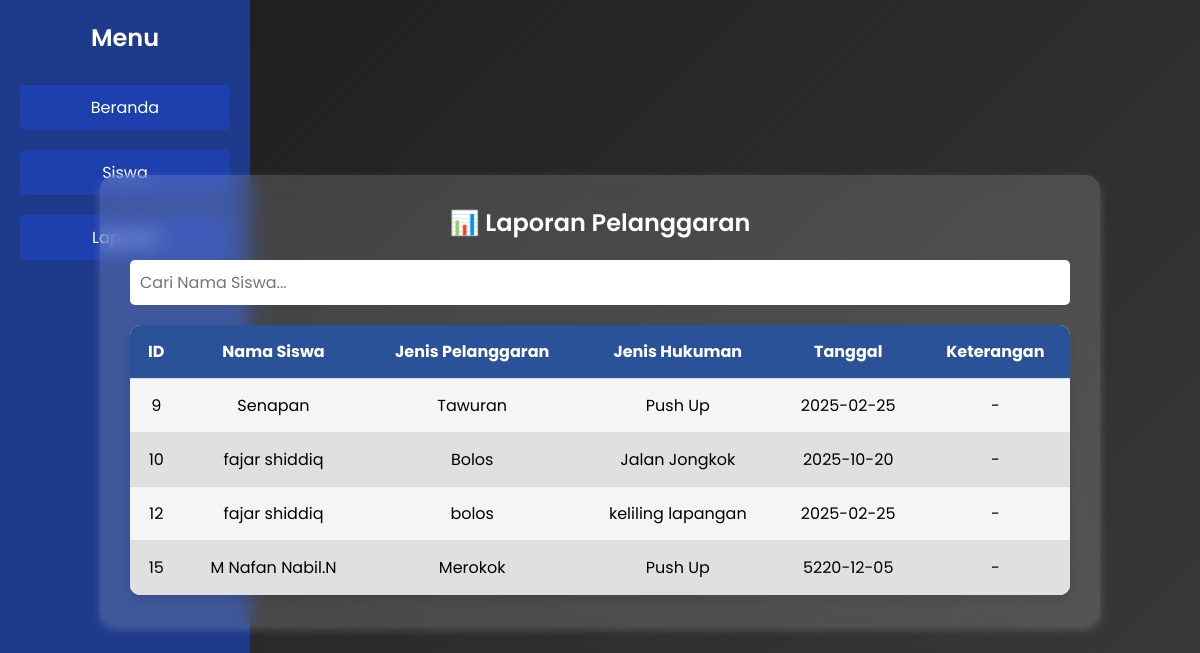
Page /pelanggaran_siswa/laporan_guru.php on the committed database.
### tables this page shows
CREATE TABLE `pelanggaran` (
  `id` int(11) NOT NULL,
  `id_siswa` int(11) NOT NULL,
  `jenis_pelanggaran` varchar(255) NOT NULL,
  `tanggal` date NOT NULL,
  `keterangan` text DEFAULT NULL,
  `jenis_hukuman` varchar(255) DEFAULT NULL,
  `id_hukuman` int(11) DEFAULT NULL
);

CREATE TABLE `siswa` (
  `id` int(11) NOT NULL,
  `nis` int(20) NOT NULL,
  `nama` varchar(100) NOT NULL,
  `kelas` enum('10','11','12') NOT NULL,
  `jurusan` enum('RPL 1','RPL 2','AP 1','AP 2','AP 3','AP 4','AK 1','AK 2','AK 3','AK 4','PS 1','PS 2','PS 3','PS 4') NOT NULL,
  `jenis_kelamin` enum('Laki-laki','Perempuan') NOT NULL
);

CREATE TABLE `jenis_hukuman` (
  `id` int(11) NOT NULL,
  `nama` varchar(100) NOT NULL
);

### pelanggaran_siswa/laporan_guru.php (the view, shortened to what this page needs)
<!DOCTYPE html>
<html lang="id">
<head>
</head>
<body>
    <div class="sidebar">
        <h2>Menu</h2>
        <a href="dashboard_guru.php"> Beranda</a>
        <a href="manajemen_siswa.php"> Siswa</a>
        <a href="laporan_guru.php">Laporan</a>
    </div>
    <div class="container">
        <h2>📊 Laporan Pelanggaran</h2>
        <div class="search-box">
            <input type="text" id="searchInput" placeholder="Cari Nama Siswa..." onkeyup="filterTable()">
        </div>
        <table id="pelanggaranTable">
            <thead>
                <tr>
                    <th>ID</th>
                    <th>Nama Siswa</th>
                    <th>Jenis Pelanggaran</th>
                    <th>Jenis Hukuman</th>
                    <th>Tanggal</th>
                    <th>Keterangan</th>
                </tr>
            </thead>
            <tbody>
                <?php
                $conn = mysqli_connect("localhost", "root", "", "pelanggaran_siswa");
                $query = "SELECT p.id, s.nama AS nama_siswa, p.jenis_pelanggaran, h.nama AS jenis_hukuman, p.tanggal, p.keterangan
                          FROM pelanggaran p
                          JOIN siswa s ON p.id_siswa = s.id
                          JOIN jenis_hukuman h ON p.id_hukuman = h.id";
                $result = mysqli_query($conn, $query);
                if (mysqli_num_rows($result) > 0) {
                    while ($row = mysqli_fetch_assoc($result)) {
                        echo "<tr>";
                        echo "<td>" . htmlspecialchars($row['id']) . "</td>";
                        echo "<td>" . htmlspecialchars($row['nama_siswa']) . "</td>";
                        echo "<td>" . htmlspecialchars($row['jenis_pelanggaran']) . "</td>";
                        echo "<td>" . htmlspecialchars($row['jenis_hukuman']) . "</td>";
                        echo "<td>" . htmlspecialchars($row['tanggal']) . "</td>";
                        echo "<td>" . (!empty($row['keterangan']) ? htmlspecialchars($row['keterangan']) : '-') . "</td>";
                        echo "</tr>";
                    }
                } else {
                    echo "<tr><td colspan='6'>No records found</td></tr>";
                }
                ?>
            </tbody>
        </table>
    </div>
</body>
</html>

### pelanggaran_siswa/laporan_guru.php (style rules this page uses)
* { margin: 0; padding: 0; box-sizing: border-box; font-family: 'Poppins', sans-serif; }
body { display: flex; height: 100vh; background: linear-gradient(135deg, #1c1c1c, #3a3a3a); color: white; justify-content: center; align-items: center; flex-direction: column; }
.container { background: rgba(255, 255, 255, 0.15); backdrop-filter: blur(10px); border-radius: 15px; padding: 30px; box-shadow: 0px 4px 10px rgba(255, 255, 255, 0.2); width: 90%; max-width: 1000px; text-align: center; }
h2 { font-weight: 600; margin-bottom: 20px; font-size: 24px; }
.search-box { margin-bottom: 15px; text-align: left; }
.search-box input { width: 100%; padding: 10px; border: none; border-radius: 5px; font-size: 16px; }
table { width: 100%; border-collapse: collapse; margin-top: 20px; background: rgba(255, 255, 255, 0.95); color: black; border-radius: 10px; overflow: hidden; box-shadow: 0px 4px 8px rgba(0, 0, 0, 0.1); }
th, td { padding: 14px; text-align: center; border-bottom: 1px solid #ddd; }
th { background: #2a5298; color: white; font-size: 16px; }
tbody tr:nth-child(odd) { background: #f5f5f5; }
tbody tr:nth-child(even) { background: #e0e0e0; }
.sidebar { position: absolute; left: 0; top: 0; height: 100%; width: 250px; background: #1e3a8a; padding: 20px; display: flex; flex-direction: column; align-items: center; }
.sidebar h2 { color: white; margin-bottom: 20px; }
.sidebar a { display: block; color: white; text-decoration: none; padding: 10px; margin: 10px 0; width: 100%; text-align: center; background: #1e40af; border-radius: 5px; transition: 0.3s; }

### rows in the picture
pelanggaran: id "9", id_siswa.nama "Senapan", jenis_pelanggaran "Tawuran", jenis_hukuman.nama "Push Up", tanggal "2025-02-25"
pelanggaran: id "10", id_siswa.nama "fajar shiddiq", jenis_pelanggaran "Bolos", jenis_hukuman.nama "Jalan Jongkok", tanggal "2025-10-20"
pelanggaran: id "12", id_siswa.nama "fajar shiddiq", jenis_pelanggaran "bolos", jenis_hukuman.nama "keliling lapangan", tanggal "2025-02-25"
pelanggaran: id "15", id_siswa.nama "M Nafan Nabil.N", jenis_pelanggaran "Merokok", jenis_hukuman.nama "Push Up", tanggal "5220-12-05"
